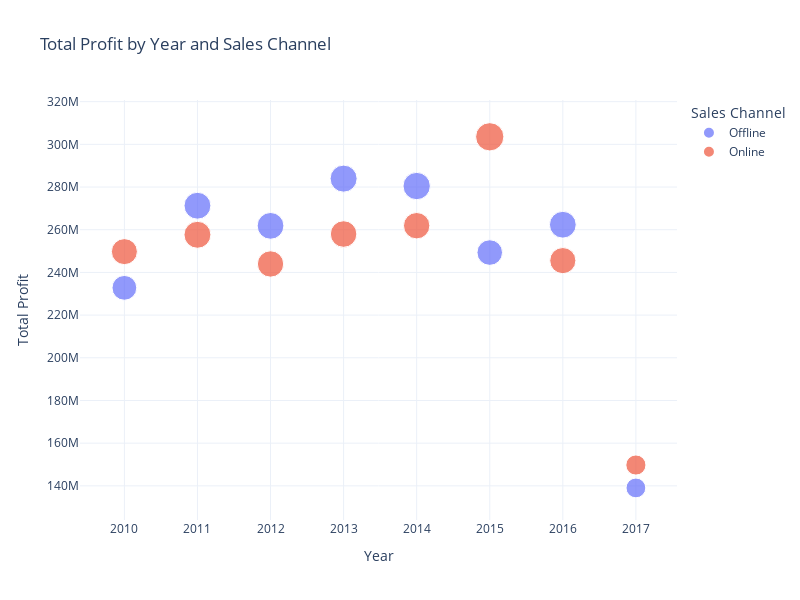

The cell this chart's notebook holds for it:
### Code cell
fig = px.scatter(

    years_channel_profit,
    x = 'order_year',
    y = 'Total Profit',
    color = 'Sales Channel',
    size = 'Units Sold',
    hover_name = 'Sales Channel',
    title = 'Total Profit by Year and Sales Channel',
    labels = {'Total Profit' : 'Profit ($)', 'order_year' : 'Year'},
)


fig.update_layout(

    xaxis_title = 'Year',
    yaxis_title = 'Total Profit',
    width = 800,
    height = 600,
    template = 'plotly_white'
)

### Figure 1 — Plotly figure (JSON) as saved in the notebook; plotly's stock layout.template omitted (floating-point values rounded to 4 significant figures)
{"data": [{"hovertemplate": "<b>%{hovertext}</b><br><br>Sales Channel=Offline<br>Year=%{x}<br>Profit ($)=%{y}<br>Units Sold=%{marker.size}<extra></extra>", "hovertext": ["Offline", "Offline", "Offline", "Offline", "Offline", "Offline", "Offline", "Offline"], "legendgroup": "Offline", "marker": {"color": "#636efa", "size": [2879012, 3380155, 3357659, 3420216, 3504716, 3062879, 3356735, 1834933], "sizemode": "area", "sizeref": 9371.0, "symbol": "circle"}, "mode": "markers", "name": "Offline", "orientation": "v", "showlegend": true, "type": "scatter", "x": [2010, 2011, 2012, 2013, 2014, 2015, 2016, 2017], "xaxis": "x", "y": [232800000.0, 271200000.0, 261800000.0, 283900000.0, 280500000.0, 249300000.0, 262300000.0, 139000000.0], "yaxis": "y"}, {"hovertemplate": "<b>%{hovertext}</b><br><br>Sales Channel=Online<br>Year=%{x}<br>Profit ($)=%{y}<br>Units Sold=%{marker.size}<extra></extra>", "hovertext": ["Online", "Online", "Online", "Online", "Online", "Online", "Online", "Online"], "legendgroup": "Online", "marker": {"color": "#EF553B", "size": [3166065, 3401496, 3252090, 3297954, 3266398, 3748327, 3199318, 1900606], "sizemode": "area", "sizeref": 9371.0, "symbol": "circle"}, "mode": "markers", "name": "Online", "orientation": "v", "showlegend": true, "type": "scatter", "x": [2010, 2011, 2012, 2013, 2014, 2015, 2016, 2017], "xaxis": "x", "y": [249700000.0, 257600000.0, 243900000.0, 258000000.0, 261900000.0, 303500000.0, 245500000.0, 149800000.0], "yaxis": "y"}], "layout": {"height": 600, "legend": {"itemsizing": "constant", "title": {"text": "Sales Channel"}, "tracegroupgap": 0}, "title": {"text": "Total Profit by Year and Sales Channel"}, "width": 800, "xaxis": {"anchor": "y", "domain": [0, 1], "title": {"text": "Year"}}, "yaxis": {"anchor": "x", "domain": [0, 1], "title": {"text": "Total Profit"}}}}
